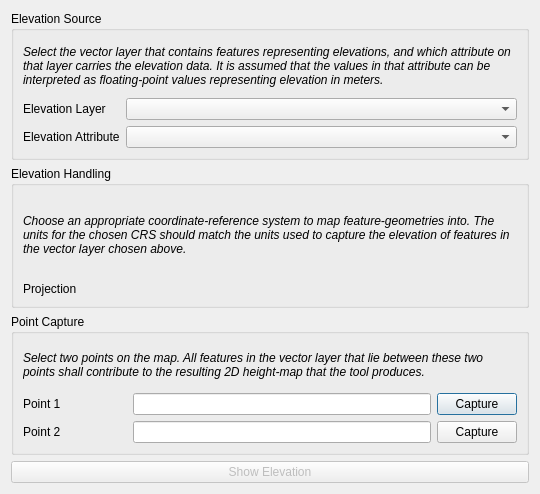
<?xml version="1.0" encoding="UTF-8"?>
<ui version="4.0">
 <class>EleViewDialogBase</class>
 <widget class="QDialog" name="EleViewDialogBase">
  <property name="geometry">
   <rect>
    <x>0</x>
    <y>0</y>
    <width>540</width>
    <height>494</height>
   </rect>
  </property>
  <property name="windowTitle">
   <string>Elevation Viewer</string>
  </property>
  <layout class="QVBoxLayout" name="verticalLayout">
   <item>
    <widget class="QGroupBox" name="elevSourceGB">
     <property name="title">
      <string>Elevation Source</string>
     </property>
     <layout class="QGridLayout" name="gridLayout_3" columnstretch="0,1">
      <property name="sizeConstraint">
       <enum>QLayout::SetDefaultConstraint</enum>
      </property>
      <item row="4" column="0">
       <widget class="QLabel" name="lblElevAttr">
        <property name="text">
         <string>Elevation Attribute</string>
        </property>
       </widget>
      </item>
      <item row="1" column="0" colspan="2">
       <widget class="QLabel" name="lblElevDescription">
        <property name="text">
         <string>&lt;html&gt;&lt;head/&gt;&lt;body&gt;&lt;p&gt;&lt;span style=&quot; font-style:italic;&quot;&gt;Select the vector layer that contains features representing elevations, and which attribute on that layer carries the elevation data. It is assumed that the values in that attribute can be interpreted as floating-point values representing elevation in meters.&lt;/span&gt;&lt;/p&gt;&lt;/body&gt;&lt;/html&gt;</string>
        </property>
        <property name="wordWrap">
         <bool>true</bool>
        </property>
       </widget>
      </item>
      <item row="3" column="0">
       <widget class="QLabel" name="lblElevLayer">
        <property name="text">
         <string>Elevation Layer</string>
        </property>
       </widget>
      </item>
      <item row="4" column="1">
       <widget class="QComboBox" name="cboxElevAttr"/>
      </item>
      <item row="2" column="0">
       <spacer name="vs">
        <property name="orientation">
         <enum>Qt::Vertical</enum>
        </property>
        <property name="sizeType">
         <enum>QSizePolicy::Fixed</enum>
        </property>
        <property name="sizeHint" stdset="0">
         <size>
          <width>20</width>
          <height>5</height>
         </size>
        </property>
       </spacer>
      </item>
      <item row="3" column="1">
       <widget class="QComboBox" name="cboxElevLayer"/>
      </item>
      <item row="0" column="0">
       <spacer name="vs_2">
        <property name="orientation">
         <enum>Qt::Vertical</enum>
        </property>
        <property name="sizeType">
         <enum>QSizePolicy::Fixed</enum>
        </property>
        <property name="sizeHint" stdset="0">
         <size>
          <width>20</width>
          <height>5</height>
         </size>
        </property>
       </spacer>
      </item>
     </layout>
    </widget>
   </item>
   <item>
    <widget class="QGroupBox" name="elevHandlingGB">
     <property name="title">
      <string>Elevation Handling</string>
     </property>
     <layout class="QGridLayout" name="gridLayout" columnstretch="0,1">
      <item row="0" column="0">
       <spacer name="vs_3">
        <property name="orientation">
         <enum>Qt::Vertical</enum>
        </property>
        <property name="sizeType">
         <enum>QSizePolicy::Fixed</enum>
        </property>
        <property name="sizeHint" stdset="0">
         <size>
          <width>20</width>
          <height>5</height>
         </size>
        </property>
       </spacer>
      </item>
      <item row="3" column="1">
       <widget class="QgsProjectionSelectionWidget" name="cboxElevProj">
        <property name="sizePolicy">
         <sizepolicy hsizetype="Preferred" vsizetype="Fixed">
          <horstretch>0</horstretch>
          <verstretch>0</verstretch>
         </sizepolicy>
        </property>
       </widget>
      </item>
      <item row="3" column="0">
       <widget class="QLabel" name="lblProjection">
        <property name="text">
         <string>Projection               </string>
        </property>
       </widget>
      </item>
      <item row="2" column="0">
       <spacer name="vs_4">
        <property name="orientation">
         <enum>Qt::Vertical</enum>
        </property>
        <property name="sizeType">
         <enum>QSizePolicy::Fixed</enum>
        </property>
        <property name="sizeHint" stdset="0">
         <size>
          <width>20</width>
          <height>5</height>
         </size>
        </property>
       </spacer>
      </item>
      <item row="1" column="0" colspan="2">
       <widget class="QLabel" name="lblHandlingDescription">
        <property name="text">
         <string>&lt;html&gt;&lt;head/&gt;&lt;body&gt;&lt;p&gt;&lt;span style=&quot; font-style:italic;&quot;&gt;Choose an appropriate coordinate-reference system to map feature-geometries into.  The units for the chosen CRS should match the units used to capture the elevation of features in the vector layer chosen above.&lt;/span&gt;&lt;/p&gt;&lt;/body&gt;&lt;/html&gt;</string>
        </property>
        <property name="wordWrap">
         <bool>true</bool>
        </property>
       </widget>
      </item>
     </layout>
    </widget>
   </item>
   <item>
    <widget class="QGroupBox" name="captureGB">
     <property name="title">
      <string>Point Capture</string>
     </property>
     <layout class="QGridLayout" name="gridLayout_2">
      <item row="4" column="0">
       <widget class="QLabel" name="lblPoint1_2">
        <property name="text">
         <string>Point 2</string>
        </property>
       </widget>
      </item>
      <item row="0" column="0">
       <spacer name="verticalSpacer">
        <property name="orientation">
         <enum>Qt::Vertical</enum>
        </property>
        <property name="sizeType">
         <enum>QSizePolicy::Fixed</enum>
        </property>
        <property name="sizeHint" stdset="0">
         <size>
          <width>20</width>
          <height>5</height>
         </size>
        </property>
       </spacer>
      </item>
      <item row="3" column="2">
       <widget class="QPushButton" name="capturePoint1">
        <property name="text">
         <string>Capture</string>
        </property>
       </widget>
      </item>
      <item row="4" column="2">
       <widget class="QPushButton" name="capturePoint2">
        <property name="text">
         <string>Capture</string>
        </property>
       </widget>
      </item>
      <item row="3" column="1">
       <widget class="QLineEdit" name="point1"/>
      </item>
      <item row="4" column="1">
       <widget class="QLineEdit" name="point2"/>
      </item>
      <item row="3" column="0">
       <widget class="QLabel" name="lblPoint1">
        <property name="text">
         <string>Point 1                    </string>
        </property>
       </widget>
      </item>
      <item row="2" column="0">
       <spacer name="verticalSpacer_2">
        <property name="orientation">
         <enum>Qt::Vertical</enum>
        </property>
        <property name="sizeType">
         <enum>QSizePolicy::Fixed</enum>
        </property>
        <property name="sizeHint" stdset="0">
         <size>
          <width>20</width>
          <height>5</height>
         </size>
        </property>
       </spacer>
      </item>
      <item row="1" column="0" colspan="3">
       <widget class="QLabel" name="lblCaptureDescription">
        <property name="text">
         <string>&lt;html&gt;&lt;head/&gt;&lt;body&gt;&lt;p&gt;&lt;span style=&quot; font-style:italic;&quot;&gt;Select two points on the map.  All features in the vector layer that lie between these two points shall contribute to the resulting 2D height-map that the tool produces.&lt;/span&gt;&lt;/p&gt;&lt;/body&gt;&lt;/html&gt;</string>
        </property>
        <property name="wordWrap">
         <bool>true</bool>
        </property>
       </widget>
      </item>
     </layout>
    </widget>
   </item>
   <item>
    <widget class="QPushButton" name="btnShowElevation">
     <property name="enabled">
      <bool>false</bool>
     </property>
     <property name="text">
      <string>Show Elevation</string>
     </property>
    </widget>
   </item>
  </layout>
 </widget>
 <customwidgets>
  <customwidget>
   <class>QgsProjectionSelectionWidget</class>
   <extends>QWidget</extends>
   <header>qgis.gui</header>
  </customwidget>
 </customwidgets>
 <resources/>
 <connections/>
</ui>
